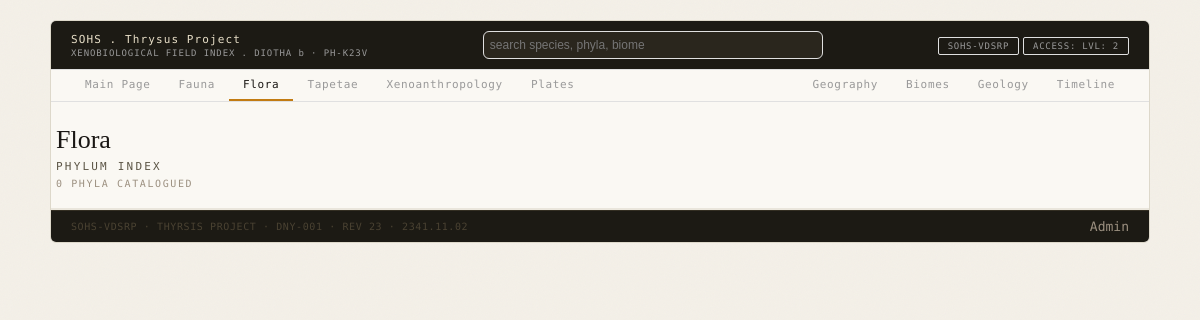
The page /flora.php on the database as committed earlier.
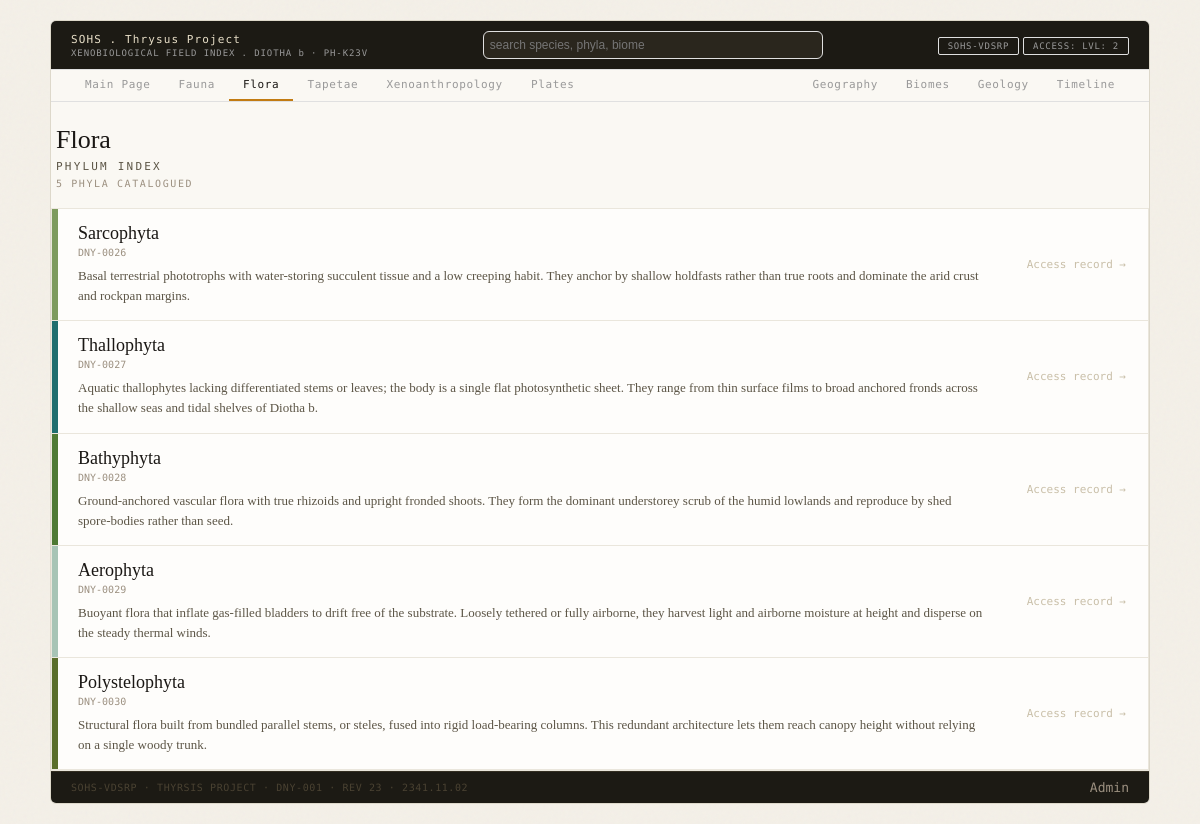
The same page on the database as committed later.
### tables this page shows
CREATE TABLE `taxa` (
  `id` int(11) NOT NULL AUTO_INCREMENT,
  `parent_taxon_id` int(11) DEFAULT NULL,
  `name` varchar(100) NOT NULL,
  `rank` varchar(55) DEFAULT NULL,
  `description` text DEFAULT NULL,
  `colour_hex` varchar(7) DEFAULT NULL,
  `body_plan` text DEFAULT NULL,
  `appearance` text DEFAULT NULL,
  `behaviour` text DEFAULT NULL,
  `habitat_and_distribution` text DEFAULT NULL,
  `evolutionary_history` text DEFAULT NULL,
  `status` enum('extant','extinct') DEFAULT 'extant',
  `first_described` date DEFAULT NULL,
  `lead` varchar(100) DEFAULT NULL,
  `last_edited` date DEFAULT NULL,
  `category` enum('fauna','flora','tapetae') DEFAULT 'fauna',
  `image` varchar(255) DEFAULT NULL,
  PRIMARY KEY (`id`),
  KEY `parent_taxon_id` (`parent_taxon_id`),
  CONSTRAINT `taxa_ibfk_1` FOREIGN KEY (`parent_taxon_id`) REFERENCES `taxa` (`id`)
);

### flora.php (the view, shortened to what this page needs)
<?php
$active = 'flora';
include 'header.php';
$query = "SELECT * FROM taxa WHERE rank = 'phylum' AND category = 'flora'";
$result = mysqli_query($db_connect, $query);
echo "<div class='fauna-head'>";
echo "<div class='fauna-title'>Flora</div>";
echo "<div class='fauna-sub'>Phylum Index</div>";
echo "<div class='fauna-count'>" . mysqli_num_rows($result) . " phyla catalogued</div>";
echo "</div>";
echo "<div class='phylum-index'>";
while ($row = $result->fetch_assoc()) {
    echo "<a href='entry.php?id=" . $row['id'] . "' class='phylum-row'>";
    echo "<div class='phylum-spine' style='background:" . $row['colour_hex'] . ";'></div>";
    echo "<div class='phylum-body'>";
    echo "<div class='phylum-name'>" . $row['name'] . "</div>";
    echo "<div class='phylum-code'>DNY-" . str_pad($row['id'], 4, "0", STR_PAD_LEFT) . "</div>";
    echo "<div class='phylum-desc'>" . $row['description'] . "</div>";
    echo "</div>";
    echo "<span class='phylum-cue'>Access record &rarr;</span>";
    echo "</a>";
}
echo "</div>";
include 'footer.php';

### header.php (shortened to what this page needs)
<!DOCTYPE html>
<html lang="en">
    <head>
        <link rel="stylesheet"  href="style.css?v=<?php echo filemtime(__DIR__ . '/style.css'); ?>">
    </head>
<body>
    <div class="shell">
    <div class="topbar">
        <div class="logo">
            <span class="logo-main"> SOHS . Thrysus Project </span>   <span class="logo-sub"> XENOBIOLOGICAL FIELD INDEX . DIOTHA b · PH-K23V </span>
        </div>
        <div class="search-wrap">
            <form method="GET" action="search.php">
                <input class="search-input" type="text" name="q" placeholder="search species, phyla, biome">
            </form>
        </div>
        <div class="nav-right">
            <span class="pill">SOHS-VDSRP</span>   <span class="pill">ACCESS: LVL: 2</span>
        </div>
    </div>
    <nav class="subnav">
        <a href="index.php" class="<?php if ($active == 'main') echo 'active'; ?>"> Main Page </a>
        <a href="fauna.php" class="<?php if ($active == 'fauna') echo 'active'; ?>"> Fauna </a>
        <a href="flora.php" class="<?php if ($active == 'flora') echo 'active'; ?>"> Flora </a> <a href="tapetae.php" class="<?php if ($active == 'tapetae') echo 'active'; ?>"> Tapetae </a> <span> Xenoanthropology </span> <span> Plates </span> <span style="margin-left: auto"> Geography </span> <span> Biomes </span> <span> Geology </span> <span> Timeline </span>
    </nav>

### footer.php
<div class="footer">
    <div class="footer-id"> SOHS-VDSRP · THYRSIS PROJECT · DNY-001 · REV 23 · 2341.11.02</div>
    <a href="admin.php" class="footer-admin">Admin</a>
</div>
</div>
</body>
</html>

### style.css (style rules this page uses)
* { box-sizing: border-box; margin: 0; padding: 0; }
:root { --bg: #f4f0e8; --surface: #faf8f3; --border: #ddd8ca; --border-faint: #eae6dc; --topbar-bg: #1c1a14; --text-primary: #1a1714; --text-secondary: #5c5546; --text-muted: #9c9080; --accent-amber: #c27b12; --mono: 'Space Mono', monospace; --serif: 'Libre Baskerville', serif; }
body { background: var(--bg); padding: 20px; }
.shell { background: var(--surface); border: 1px solid var(--border); border-radius: 6px; overflow: hidden; margin: 0 auto; max-width: 1100px; }
.topbar { display: flex; flex-direction: row; align-items: center; justify-content: space-between; background: #1C1A14; border-bottom: 1px solid #e0e0e0; padding: 10px 20px; }
.logo { display: flex; flex-direction: column; font-size: 11px; font-weight: 500; letter-spacing: 0.1em; font-family: var(--mono); color: #E8DFC8; }
.logo-sub { font-size: 9px; color: #999999; letter-spacing: 0.1em; font-family: var(--mono); margin-top: 2px; }
.search-wrap { flex: 1; max-width: 340px; }
.search-input { width: 100%; padding: 6px; border: 1px solid #e0e0e0; font-size: 12px; border-radius: 6px; background: #2A261D; color: #F0EAD9; }
.pill { background-color: transparent; border: 1px solid #e0e0e0; padding: 3px 9px; text-align: center; text-decoration: none; display: inline-block; border-radius: 2px; font-size: 9px; font-family: var(--mono); color: #999; letter-spacing: 0.08em; }
.subnav { background: var(--surface); border-bottom: 1px solid #e0e0e0; display: flex; overflow-x: auto; padding: 0px 20px; }
.subnav span, .subnav a { padding: 8px 14px; font-family: var(--mono); border-bottom: 2px solid transparent; font-size: 11px; letter-spacing: 0.06em; color: #999999; text-decoration: none; }
.subnav span.active, .subnav a.active { border-bottom: 2px solid var(--accent-amber); color: var(--text-primary); }
.footer { background: #1C1A14; border-top: 1px solid #332e22; padding: 8px 20px; display: flex; justify-content: space-between; align-items: center; }
.footer-id { font-size: 10px; color: #4a4232; font-family: var(--mono); letter-spacing: 0.06em; }
.fauna-head { padding: 18px 0 14px; }
.fauna-title { font-family: var(--serif); font-size: 26px; color: var(--text-primary); margin: 5px; }
.fauna-sub { font-family: var(--mono); font-size: 11px; text-transform: uppercase; letter-spacing: 0.2em; color: var(--text-secondary); margin: 5px; }
.fauna-count { font-family: var(--mono); font-size: 10px; text-transform: uppercase; letter-spacing: 0.16em; color: var(--text-muted); margin: 5px; }
.phylum-index { border: 1px solid var(--border-faint); }
.phylum-row { display: flex; text-decoration: none; color: inherit; background: #fefdfb; border-bottom: 1px solid var(--border-faint); cursor: pointer; align-items: center; }
.phylum-spine { width: 6px; align-self: stretch; flex-shrink: 0; }
.phylum-body { flex: 1; padding: 14px 20px; }
.phylum-name { font-family: var(--serif); font-size: 18px; color: var(--text-primary); }
.phylum-code { font-family: var(--mono); font-size: 10px; color: var(--text-muted); margin: 3px 0 8px; }
.phylum-desc { font-family: var(--serif); font-size: 13px; color: var(--text-secondary); line-height: 1.55; }
.phylum-cue { font-family: var(--mono); font-size: 11px; color: #c9bfa8; flex-shrink: 0; padding: 0 22px; }
.footer-admin { font-family: var(--mono); font-size: small; color: var(--text-muted); text-decoration: none; }

Rows that differ between the two databases and show on the page:
added taxa: name "Sarcophyta", id "0026", description "Basal terrestrial phototrophs with water-storing succulent tissue and a low creeping habit. They anchor by shallow holdfasts rather than true roots and dominate the arid crust and rockpan margins."
added taxa: name "Thallophyta", id "0027", description "Aquatic thallophytes lacking differentiated stems or leaves; the body is a single flat photosynthetic sheet. They range from thin surface films to broad anchored fronds across the shallow seas and tidal shelves of Diotha b."
added taxa: name "Bathyphyta", id "0028", description "Ground-anchored vascular flora with true rhizoids and upright fronded shoots. They form the dominant understorey scrub of the humid lowlands and reproduce by shed spore-bodies rather than seed."
added taxa: name "Aerophyta", id "0029", description "Buoyant flora that inflate gas-filled bladders to drift free of the substrate. Loosely tethered or fully airborne, they harvest light and airborne moisture at height and disperse on the steady thermal winds."
added taxa: name "Polystelophyta", id "0030", description "Structural flora built from bundled parallel stems, or steles, fused into rigid load-bearing columns. This redundant architecture lets them reach canopy height without relying on a single woody trunk."
Other text that changed with them:
mysqli_num_rows($result): "0" → "5"
